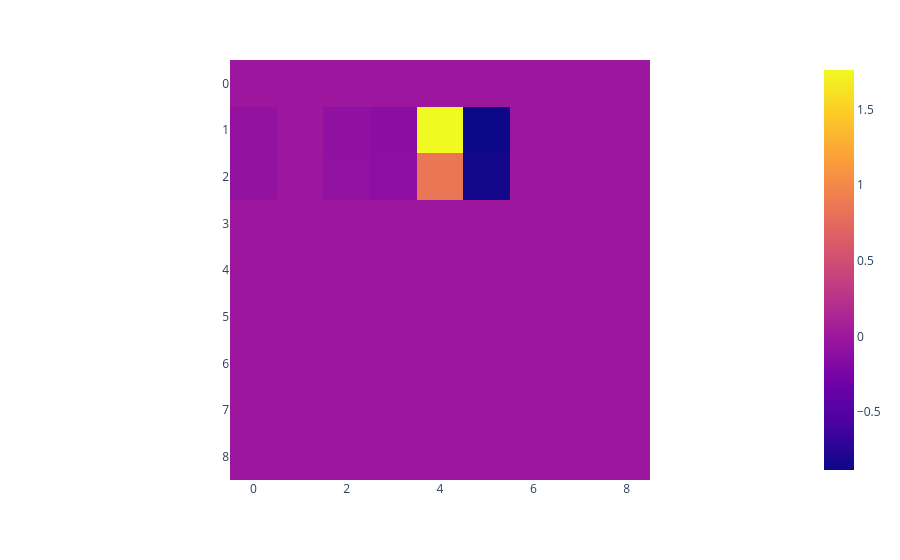

The notebook cell saved with this chart:
### Code cell
px.imshow(after_training - before_training)

### Figure 1 — Plotly figure (JSON) as saved in the notebook; plotly's stock layout.template omitted (floating-point values rounded to 4 significant figures)
{"data": [{"coloraxis": "coloraxis", "hovertemplate": "x: %{x}<br>y: %{y}<br>color: %{z}<extra></extra>", "name": "0", "type": "heatmap", "xaxis": "x", "yaxis": "y", "z": [[0, 0, 0, 0, 0, 0, 0, 0, 0], [-0.06599, 0, -0.08755, -0.1276, 1.76, -0.8832, 0, 0, 0], [-0.07297, 0, -0.07644, -0.1163, 0.8511, -0.8579, 0, 0, 0], [0, 0, 0, 0, 0, 0, 0, 0, 0], [0, 0, 0, 0, 0, 0, 0, 0, 0], [0, 0, 0, 0, 0, 0, 0, 0, 0], [0, 0, 0, 0, 0, 0, 0, 0, 0], [0, 0, 0, 0, 0, 0, 0, 0, 0], [0, 0, 0, 0, 0, 0, 0, 0, 0]]}], "layout": {"coloraxis": {"colorscale": [[0, "#0d0887"], [0.1111, "#46039f"], [0.2222, "#7201a8"], [0.3333, "#9c179e"], [0.4444, "#bd3786"], [0.5556, "#d8576b"], [0.6667, "#ed7953"], [0.7778, "#fb9f3a"], [0.8889, "#fdca26"], [1, "#f0f921"]]}, "margin": {"t": 60}, "xaxis": {"anchor": "y", "constrain": "domain", "domain": [0, 1], "scaleanchor": "y"}, "yaxis": {"anchor": "x", "autorange": "reversed", "constrain": "domain", "domain": [0, 1]}}}
